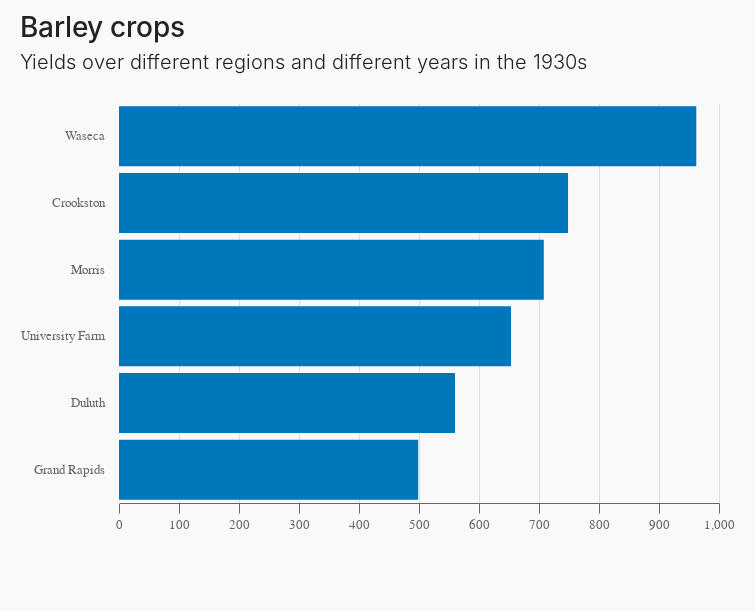

Notebook code for this chart:
### Markdown cell above
## Vertical bar chart

### Code cell
alt.Chart(data.barley()).mark_bar().encode(
    x=alt.X(
        'sum(yield):Q',
        axis=alt.Axis(tickCount=10)
    ),
    y=alt.Y('site:N', sort='-x')
).properties(
    title={
        'text': 'Barley crops',
        'subtitle' : ['Yields over different regions and different years in the 1930s', ' ']
    }
)

### Figure 1 — Vega-Lite specification as saved in the notebook (floating-point values rounded to 4 significant figures)
{"$schema": "https://vega.github.io/schema/vega-lite/v4.17.0.json", "config": {"arc": {"fill": "#0077bb"}, "area": {"fill": "#0077bb"}, "axis": {"gridColor": "#dddddd", "labelColor": "#666666", "labelFlush": false, "labelFont": "Tenon", "labelFontSize": 13, "labelPadding": 5, "tickSize": 10, "title": null, "titleColor": "#666666", "titleFontWeight": 300}, "axisX": {"domainColor": "#666666", "tickColor": "#666666"}, "axisY": {"domainColor": "#f9f9f9", "tickColor": "#f9f9f9"}, "background": "#f9f9f9", "bar": {"fill": "#0077bb"}, "legend": {"columnPadding": 20, "direction": "horizontal", "labelAlign": "left", "labelBaseline": "middle", "labelColor": "#222222", "labelFont": "Tenon", "labelFontSize": 13, "labelFontWeight": 300, "offset": 40, "orient": "top", "rowPadding": 10, "symbolType": "square", "title": null, "titleFont": "Tenon", "titleFontSize": 14, "titleFontWeight": 400}, "line": {"stroke": "#0077bb", "strokeWidth": 3}, "padding": {"bottom": 80, "left": 20, "right": 20, "top": 15}, "path": {"stroke": "#0077bb"}, "point": {"stroke": "#0077bb"}, "rect": {"fill": "#0077bb"}, "shape": {"stroke": "#0077bb"}, "symbol": {"fill": "#0077bb", "size": 30}, "title": {"align": "left", "anchor": "start", "color": "#222222", "font": "Tenon", "fontSize": 28, "fontWeight": 500, "subtitleColor": "#222222", "subtitleFont": "Tenon", "subtitleFontSize": 20, "subtitleFontWeight": 300, "subtitleLineHeight": 26, "subtitlePadding": 10}, "view": {"height": 400, "strokeOpacity": 0, "width": 600}}, "data": {"name": "data-093ece8c35bb2d41094cfb6138ec810b"}, "datasets": {"data-093ece8c35bb2d41094cfb6138ec810b": [{"site": "University Farm", "variety": "Manchuria", "year": 1931, "yield": 27}, {"site": "Waseca", "variety": "Manchuria", "year": 1931, "yield": 48.87}, {"site": "Morris", "variety": "Manchuria", "year": 1931, "yield": 27.43}, {"site": "Crookston", "variety": "Manchuria", "year": 1931, "yield": 39.93}, {"site": "Grand Rapids", "variety": "Manchuria", "year": 1931, "yield": 32.97}, {"site": "Duluth", "variety": "Manchuria", "year": 1931, "yield": 28.97}, {"site": "University Farm", "variety": "Glabron", "year": 1931, "yield": 43.07}, {"site": "Waseca", "variety": "Glabron", "year": 1931, "yield": 55.2}, {"site": "Morris", "variety": "Glabron", "year": 1931, "yield": 28.77}, {"site": "Crookston", "variety": "Glabron", "year": 1931, "yield": 38.13}, {"site": "Grand Rapids", "variety": "Glabron", "year": 1931, "yield": 29.13}, {"site": "Duluth", "variety": "Glabron", "year": 1931, "yield": 29.67}, {"site": "University Farm", "variety": "Svansota", "year": 1931, "yield": 35.13}, {"site": "Waseca", "variety": "Svansota", "year": 1931, "yield": 47.33}, {"site": "Morris", "variety": "Svansota", "year": 1931, "yield": 25.77}, {"site": "Crookston", "variety": "Svansota", "year": 1931, "yield": 40.47}, {"site": "Grand Rapids", "variety": "Svansota", "year": 1931, "yield": 29.67}, {"site": "Duluth", "variety": "Svansota", "year": 1931, "yield": 25.7}, {"site": "University Farm", "variety": "Velvet", "year": 1931, "yield": 39.9}, {"site": "Waseca", "variety": "Velvet", "year": 1931, "yield": 50.23}, {"site": "Morris", "variety": "Velvet", "year": 1931, "yield": 26.13}, {"site": "Crookston", "variety": "Velvet", "year": 1931, "yield": 41.33}, {"site": "Grand Rapids", "variety": "Velvet", "year": 1931, "yield": 23.03}, {"site": "Duluth", "variety": "Velvet", "year": 1931, "yield": 26.3}, {"site": "University Farm", "variety": "Trebi", "year": 1931, "yield": 36.57}, {"site": "Waseca", "variety": "Trebi", "year": 1931, "yield": 63.83}, {"site": "Morris", "variety": "Trebi", "year": 1931, "yield": 43.77}, {"site": "Crookston", "variety": "Trebi", "year": 1931, "yield": 46.93}, {"site": "Grand Rapids", "variety": "Trebi", "year": 1931, "yield": 29.77}, {"site": "Duluth", "variety": "Trebi", "year": 1931, "yield": 33.93}, {"site": "University Farm", "variety": "No. 457", "year": 1931, "yield": 43.27}, {"site": "Waseca", "variety": "No. 457", "year": 1931, "yield": 58.1}, {"site": "Morris", "variety": "No. 457", "year": 1931, "yield": 28.7}, {"site": "Crookston", "variety": "No. 457", "year": 1931, "yield": 45.67}, {"site": "Grand Rapids", "variety": "No. 457", "year": 1931, "yield": 32.17}, {"site": "Duluth", "variety": "No. 457", "year": 1931, "yield": 33.6}, {"site": "University Farm", "variety": "No. 462", "year": 1931, "yield": 36.6}, {"site": "Waseca", "variety": "No. 462", "year": 1931, "yield": 65.77}, {"site": "Morris", "variety": "No. 462", "year": 1931, "yield": 30.37}, {"site": "Crookston", "variety": "No. 462", "year": 1931, "yield": 48.57}, {"site": "Grand Rapids", "variety": "No. 462", "year": 1931, "yield": 24.93}, {"site": "Duluth", "variety": "No. 462", "year": 1931, "yield": 28.1}, {"site": "University Farm", "variety": "Peatland", "year": 1931, "yield": 32.77}, {"site": "Waseca", "variety": "Peatland", "year": 1931, "yield": 48.57}, {"site": "Morris", "variety": "Peatland", "year": 1931, "yield": 29.87}, {"site": "Crookston", "variety": "Peatland", "year": 1931, "yield": 41.6}, {"site": "Grand Rapids", "variety": "Peatland", "year": 1931, "yield": 34.7}, {"site": "Duluth", "variety": "Peatland", "year": 1931, "yield": 32}, {"site": "University Farm", "variety": "No. 475", "year": 1931, "yield": 24.67}, {"site": "Waseca", "variety": "No. 475", "year": 1931, "yield": 46.77}, {"site": "Morris", "variety": "No. 475", "year": 1931, "yield": 22.6}, {"site": "Crookston", "variety": "No. 475", "year": 1931, "yield": 44.1}, {"site": "Grand Rapids", "variety": "No. 475", "year": 1931, "yield": 19.7}, {"site": "Duluth", "variety": "No. 475", "year": 1931, "yield": 33.07}, {"site": "University Farm", "variety": "Wisconsin No. 38", "year": 1931, "yield": 39.3}, {"site": "Waseca", "variety": "Wisconsin No. 38", "year": 1931, "yield": 58.8}, {"site": "Morris", "variety": "Wisconsin No. 38", "year": 1931, "yield": 29.47}, {"site": "Crookston", "variety": "Wisconsin No. 38", "year": 1931, "yield": 49.87}, {"site": "Grand Rapids", "variety": "Wisconsin No. 38", "year": 1931, "yield": 34.47}, {"site": "Duluth", "variety": "Wisconsin No. 38", "year": 1931, "yield": 31.6}, {"site": "University Farm", "variety": "Manchuria", "year": 1932, "yield": 26.9}, {"site": "Waseca", "variety": "Manchuria", "year": 1932, "yield": 33.47}, {"site": "Morris", "variety": "Manchuria", "year": 1932, "yield": 34.37}, {"site": "Crookston", "variety": "Manchuria", "year": 1932, "yield": 32.97}, {"site": "Grand Rapids", "variety": "Manchuria", "year": 1932, "yield": 22.13}, {"site": "Duluth", "variety": "Manchuria", "year": 1932, "yield": 22.57}, {"site": "University Farm", "variety": "Glabron", "year": 1932, "yield": 36.8}, {"site": "Waseca", "variety": "Glabron", "year": 1932, "yield": 37.73}, {"site": "Morris", "variety": "Glabron", "year": 1932, "yield": 35.13}, {"site": "Crookston", "variety": "Glabron", "year": 1932, "yield": 26.17}, {"site": "Grand Rapids", "variety": "Glabron", "year": 1932, "yield": 14.43}, {"site": "Duluth", "variety": "Glabron", "year": 1932, "yield": 25.87}, {"site": "University Farm", "variety": "Svansota", "year": 1932, "yield": 27.43}, {"site": "Waseca", "variety": "Svansota", "year": 1932, "yield": 38.5}, {"site": "Morris", "variety": "Svansota", "year": 1932, "yield": 35.03}, {"site": "Crookston", "variety": "Svansota", "year": 1932, "yield": 20.63}, {"site": "Grand Rapids", "variety": "Svansota", "year": 1932, "yield": 16.63}, {"site": "Duluth", "variety": "Svansota", "year": 1932, "yield": 22.23}, {"site": "University Farm", "variety": "Velvet", "year": 1932, "yield": 26.8}, {"site": "Waseca", "variety": "Velvet", "year": 1932, "yield": 37.4}, {"site": "Morris", "variety": "Velvet", "year": 1932, "yield": 38.83}, {"site": "Crookston", "variety": "Velvet", "year": 1932, "yield": 32.07}, {"site": "Grand Rapids", "variety": "Velvet", "year": 1932, "yield": 32.23}, {"site": "Duluth", "variety": "Velvet", "year": 1932, "yield": 22.47}, {"site": "University Farm", "variety": "Trebi", "year": 1932, "yield": 29.07}, {"site": "Waseca", "variety": "Trebi", "year": 1932, "yield": 49.23}, {"site": "Morris", "variety": "Trebi", "year": 1932, "yield": 46.63}, {"site": "Crookston", "variety": "Trebi", "year": 1932, "yield": 41.83}, {"site": "Grand Rapids", "variety": "Trebi", "year": 1932, "yield": 20.63}, {"site": "Duluth", "variety": "Trebi", "year": 1932, "yield": 30.6}, {"site": "University Farm", "variety": "No. 457", "year": 1932, "yield": 26.43}, {"site": "Waseca", "variety": "No. 457", "year": 1932, "yield": 42.2}, {"site": "Morris", "variety": "No. 457", "year": 1932, "yield": 43.53}, {"site": "Crookston", "variety": "No. 457", "year": 1932, "yield": 34.33}, {"site": "Grand Rapids", "variety": "No. 457", "year": 1932, "yield": 19.47}, {"site": "Duluth", "variety": "No. 457", "year": 1932, "yield": 22.7}, {"site": "University Farm", "variety": "No. 462", "year": 1932, "yield": 25.57}, {"site": "Waseca", "variety": "No. 462", "year": 1932, "yield": 44.7}, {"site": "Morris", "variety": "No. 462", "year": 1932, "yield": 47}, {"site": "Crookston", "variety": "No. 462", "year": 1932, "yield": 30.53}, {"site": "Grand Rapids", "variety": "No. 462", "year": 1932, "yield": 19.9}, {"site": "Duluth", "variety": "No. 462", "year": 1932, "yield": 22.5}, {"site": "University Farm", "variety": "Peatland", "year": 1932, "yield": 28.07}, {"site": "Waseca", "variety": "Peatland", "year": 1932, "yield": 36.03}, {"site": "Morris", "variety": "Peatland", "year": 1932, "yield": 43.2}, {"site": "Crookston", "variety": "Peatland", "year": 1932, "yield": 25.23}, {"site": "Grand Rapids", "variety": "Peatland", "year": 1932, "yield": 26.77}, {"site": "Duluth", "variety": "Peatland", "year": 1932, "yield": 31.37}, {"site": "University Farm", "variety": "No. 475", "year": 1932, "yield": 30}, {"site": "Waseca", "variety": "No. 475", "year": 1932, "yield": 41.27}, {"site": "Morris", "variety": "No. 475", "year": 1932, "yield": 44.23}, {"site": "Crookston", "variety": "No. 475", "year": 1932, "yield": 32.13}, {"site": "Grand Rapids", "variety": "No. 475", "year": 1932, "yield": 15.23}, {"site": "Duluth", "variety": "No. 475", "year": 1932, "yield": 27.37}, {"site": "University Farm", "variety": "Wisconsin No. 38", "year": 1932, "yield": 38}, {"site": "Waseca", "variety": "Wisconsin No. 38", "year": 1932, "yield": 58.17}, {"site": "Morris", "variety": "Wisconsin No. 38", "year": 1932, "yield": 47.17}, {"site": "Crookston", "variety": "Wisconsin No. 38", "year": 1932, "yield": 35.9}, {"site": "Grand Rapids", "variety": "Wisconsin No. 38", "year": 1932, "yield": 20.67}, {"site": "Duluth", "variety": "Wisconsin No. 38", "year": 1932, "yield": 29.33}]}, "encoding": {"x": {"aggregate": "sum", "axis": {"tickCount": 10}, "field": "yield", "type": "quantitative"}, "y": {"field": "site", "sort": "-x", "type": "nominal"}}, "mark": "bar", "title": {"subtitle": ["Yields over different regions and different years in the 1930s", " "], "text": "Barley crops"}}
